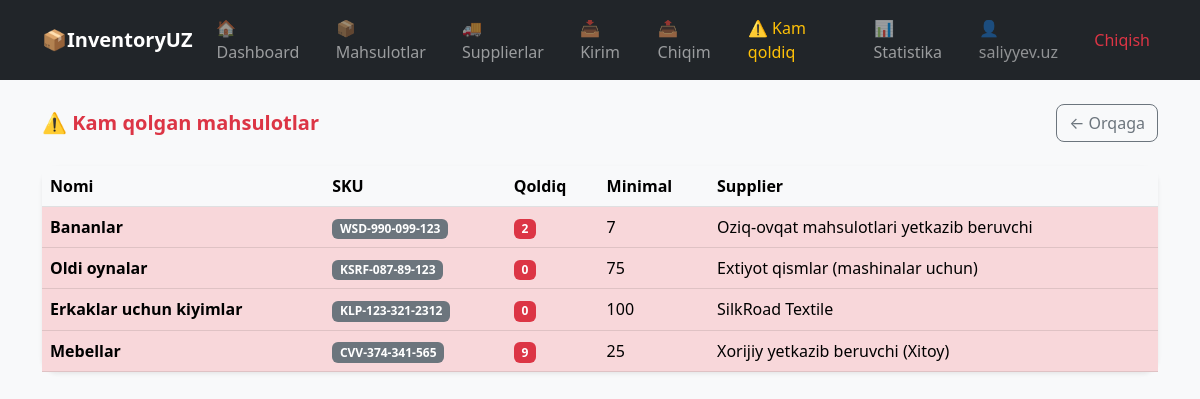
/products/low-stock/ (signed in), run on the app's committed database.
### accounts/models.py (models this page shows, shortened)
class CustomUser(AbstractUser):
    ROLE_CHOICES = (
    ('admin', 'Admin'),
    ('client','Client'),
    )
    role = models.CharField(max_length=10, choices=ROLE_CHOICES, default='client')

### products/models.py (models this page shows, shortened)
class Product(models.Model):
    name = models.CharField(max_length=200)
    sku = models.CharField(max_length=100, unique=True)
    category = models.CharField(max_length=100)
    supplier = models.ForeignKey(Supplier, on_delete=models.SET_NULL, null=True)
    stock = models.PositiveIntegerField(default=0)
    price = models.DecimalField(max_digits=10, decimal_places=2)
    min_stock = models.PositiveIntegerField(default=10)
    created_at = models.DateTimeField(auto_now_add=True)

### suppliers/models.py (models this page shows, shortened)
class Supplier(models.Model):
    name = models.CharField(max_length=255)
    phone = models.CharField(max_length=255)
    company = models.CharField(max_length=255)
    address = models.TextField(blank=True)
    created_at = models.DateTimeField(auto_now_add=True)

### products/views.py (the view)
# urls.py: path('low-stock/', views.low_stock, name='low_stock'),
@login_required(login_url='login')
def low_stock(request):
    from django.db.models import F
    products = Product.objects.filter(stock__lte=F('min_stock'))
    return render(request, 'products/low_stock.html', {'products': products})

### templates/products/low_stock.html
{% extends 'base.html' %}
{% block content %}
<div class="d-flex justify-content-between align-items-center mb-4">
    <h5 class="fw-bold mb-0 text-danger">⚠️ Kam qolgan mahsulotlar</h5>
    <a href="{% url 'product_list' %}" class="btn btn-outline-secondary rounded-3">← Orqaga</a>
</div>
<div class="card border-0 shadow-sm rounded-4">
    <div class="card-body p-0">
        <table class="table table-hover mb-0">
            <thead class="table-light">
                <tr>
                    <th>Nomi</th>
                    <th>SKU</th>
                    <th>Qoldiq</th>
                    <th>Minimal</th>
                    <th>Supplier</th>
                </tr>
            </thead>
            <tbody>
                {% for p in products %}
                <tr class="table-danger">
                    <td class="fw-semibold">{{ p.name }}</td>
                    <td><span class="badge bg-secondary">{{ p.sku }}</span></td>
                    <td><span class="badge bg-danger">{{ p.stock }}</span></td>
                    <td>{{ p.min_stock }}</td>
                    <td>{{ p.supplier.name|default:"-" }}</td>
                </tr>
                {% empty %}
                <tr>
                    <td colspan="5" class="text-center text-muted py-4">✅ Barcha mahsulotlar yetarli</td>
                </tr>
                {% endfor %}
            </tbody>
        </table>
    </div>
</div>
{% endblock %}

### templates/base.html (shortened to what this page needs)
<!DOCTYPE html>
<html lang="uz">
<head>
    <link href="https://cdn.jsdelivr.net/npm/bootstrap@5.3.0/dist/css/bootstrap.min.css" rel="stylesheet">
</head>
<body class="bg-light">
{% if user.is_authenticated %}
<nav class="navbar navbar-expand-lg navbar-dark bg-dark">
    <div class="container">
        <a class="navbar-brand fw-bold" href="/">📦InventoryUZ</a>
        <div class="collapse navbar-collapse" id="navbarNav">
            <ul class="navbar-nav ms-auto align-items-lg-center gap-lg-1">
                <li class="nav-item">
                    <a class="nav-link" href="{% url 'dashboard' %}">🏠Dashboard</a>
                </li>
                <li class="nav-item">
                    <a class="nav-link" href="{% url 'product_list' %}">📦Mahsulotlar</a>
                </li>
                <li class="nav-item">
                    <a class="nav-link" href="{% url 'supplier_list' %}">🚚Supplierlar</a>
                </li>
                <li class="nav-item">
                    <a class="nav-link" href="{% url 'stockin_list' %}">📥Kirim</a>
                </li>
                <li class="nav-item">
                    <a class="nav-link" href="{% url 'stockout_list' %}">📤Chiqim</a>
                </li>
                {% if user.role == 'admin' %}
                <li class="nav-item">
                    <a class="nav-link text-warning" href="{% url 'low_stock' %}">⚠️ Kam qoldiq</a>
                </li>
                <li class="nav-item">
                    <a class="nav-link" href="{% url 'stats' %}">📊Statistika</a>
                </li>
                {% endif %}
                <li class="nav-item">
                    <span class="nav-link text-white-50">👤{{ user.username }}</span>
                </li>
                <li class="nav-item">
                    <a class="nav-link text-danger" href="{% url 'logout' %}">Chiqish</a>
                </li>
            </ul>
        </div>
    </div>
</nav>
{% endif %}
<div class="container mt-4">
    {% block content %}{% endblock %}
</div>
</body>
</html>

### data on the page
CustomUser: username "saliyyev.uz"
Product: name "Bananlar", sku "WSD-990-099-123", stock "2", min_stock "7", supplier.name "Oziq-ovqat mahsulotlari yetkazib beruvchi"
Product: name "Oldi oynalar", sku "KSRF-087-89-123", stock "0", min_stock "75", supplier.name "Extiyot qismlar (mashinalar uchun)"
Product: name "Erkaklar uchun kiyimlar", sku "KLP-123-321-2312", stock "0", min_stock "100", supplier.name "SilkRoad Textile"
Product: name "Mebellar", sku "CVV-374-341-565", stock "9", min_stock "25", supplier.name "Xorijiy yetkazib beruvchi (Xitoy)"
